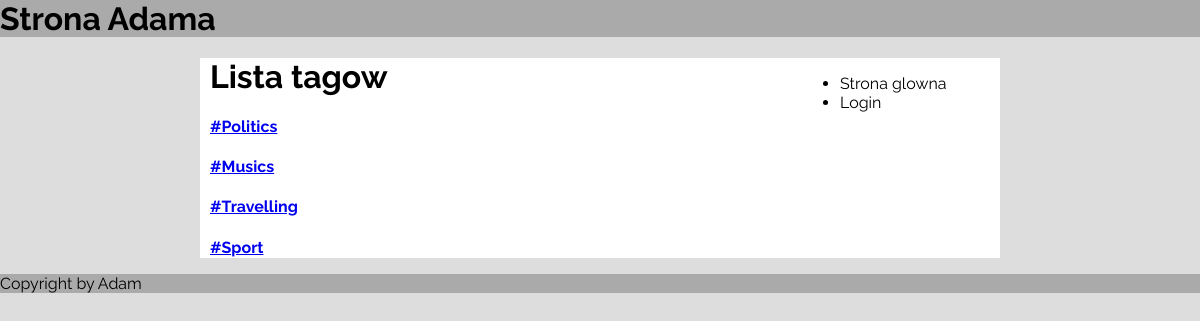
The page /tags/ on the database as committed earlier.
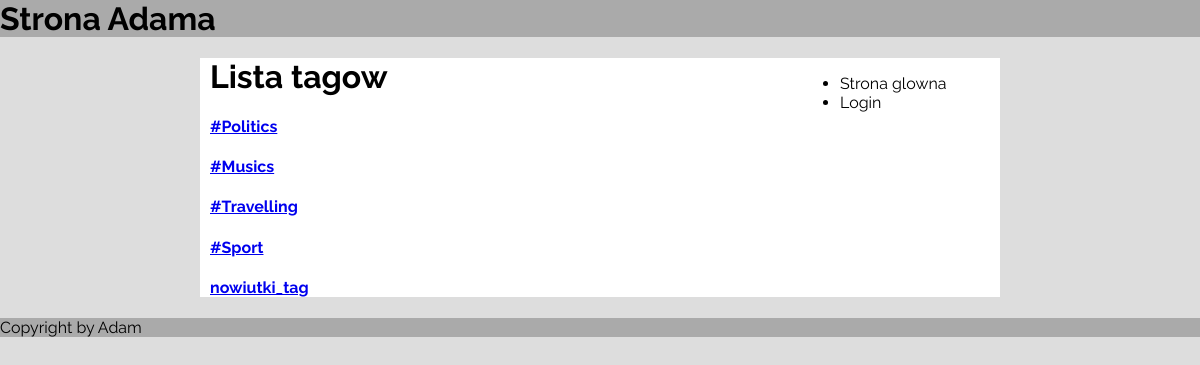
The same page on the database as committed later.
### main/models.py (models this page shows, shortened)
class Tag(models.Model):
	name = models.CharField(max_length=200, blank=True, default='', unique=True)

### main/views.py (the view)
# urls.py: url(r'^tags/', views.tags, name='tags'),
def tags(request):
	tags = Tag.objects.all()
	context = {
		'tag': tags
	}
	return render(request, 'main/tags.html', context)

### main/templates/main/tags.html (shortened to what this page needs)
{% extends 'main/base.html' %}
{% block header %}
	<h1>Lista tagow</h1>
{% endblock %}
{% block content %}
<div>
	{% for tag in tag %}
		<div>
			<h4><a href="/tag/{{ tag.name|slice:'1:' }}">{{tag.name}} </a></h4>
		</div>
	{% endfor %}
</div>
{% endblock %}

Rows that differ between the two databases and show on the page:
added Tag: name "nowiutki_tag"
